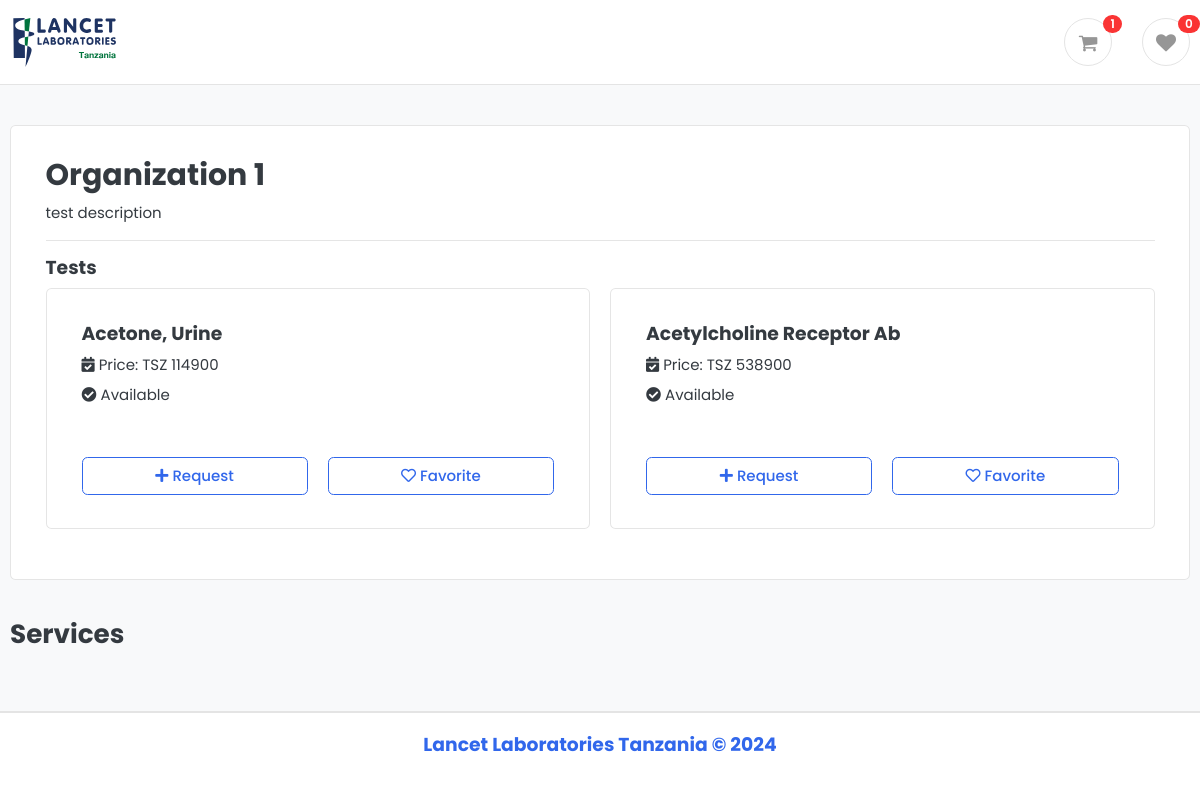
The page /organisation/1/ on the database its author committed.
### main/models.py (models this page shows, shortened)
class Organization(models.Model):
    name = models.CharField(max_length=100)
    description = models.TextField()
    admin = models.ForeignKey(User, on_delete=models.CASCADE)
    members = models.ManyToManyField(User, related_name='members')
    base_cost = models.FloatField(default=0)
    base_cost_currency = models.CharField(max_length=20, default='TSZ')
    cost_per_km = models.FloatField(default=0)
    created_at = models.DateTimeField(auto_now_add=True)
    updated_at = models.DateTimeField(auto_now=True)

class Test(models.Model):
    organization = models.ForeignKey(Organization, on_delete=models.CASCADE)
    name = models.CharField(max_length=100)
    billing_code = models.CharField(max_length=100)
    tz_std_tariff = models.IntegerField(default=0)
    sample_type = models.CharField(max_length=100)
    tat = models.CharField(max_length=100)
    tat_unit = models.CharField(max_length=100)
    available = models.BooleanField(default=True)
    created_at = models.DateTimeField(auto_now_add=True)
    updated_at = models.DateTimeField(auto_now=True)

### main/views.py (the view)
# urls.py: path("organisation/<int:id>/", views.organisation, name="organisation"),
def organisation(request, id):
    org = Organization.objects.get(id=id)
    context = {
        'org': org
    }
    return render(request, "main/organisation.html", context)

### main/context_processors.py (called while the page is built)
def orgs(request):
    orgs = Organization.objects.all()[:50]
    return {'orgs': orgs}

### templates/main/organisation.html (shortened to what this page needs)
{% extends "include/base.html" %}
{% load static %}
{% block content %}
<section class="section-content padding-y bg">
    <div class="container">
        <div class="card">
            <div class="row no-gutters">
                <main class="col-12 ">
                    <article class="content-body">
                        <h2 class="title">
                            {{org.name}}
                        </h2>
                        <div>
                            {{org.description}}
                        </div>
                        <hr />
                        <h5>Tests</h5>
                        <div class="row">
                            {% for test in org.test_set.all %}
                                {% include "components/test.html" %}
                            {% endfor %}
                        </div>
                    </article>
                </main>
            </div>
        </div>
        <br />
        <div class="row">
            <div class="col-md-9">
                <header class="section-heading">
                    <h3>Services</h3>
                </header>
            </div>
        </div>
    </div>
</section>
{% endblock %}

### templates/components/test.html (shortened to what this page needs)
<div class="col-md-6">
        <div class="card p-3 card-product-grid">
            <figcaption class="info-wrap h-100">
                <div style="min-height: 120px">
                    <h5 class="title"> {{ test.name }} </h5>
                    <div class=" mt-2">
                        <i class="fas fa-calendar-check"></i>
                        Price: TSZ {{ test.tz_std_tariff }}
                    </div>
                    <div class=" mt-2">
                        {% if test.available %}
                            <i class="fas fa-check-circle"></i>
                            Available
                        {% else %}
                            <i class="fas fa-times-circle"></i>
                            Not available
                        {% endif %}
                    </div>
                </div>
                <div class="row align-items-center mt-3">
                    <a class="col-md-6" href="{% url "add_request" test.id %}">
                        <button class="btn btn-outline-primary w-100">
                            <i class="fas fa-plus"></i>
                            Request</button>
                    </a>
                    <a class="col-md-6" href="{% url "favorite_add" test.id %}">
                        <button class="btn btn-outline-primary w-100">
                            <i class="far fa-heart"></i>
                            Favorite</button>
                    </a>
                </div>
            </figcaption>
        </div>
</div>

### static/css/ui.css (style rules this page uses)
html { font-family: "Inter", sans-serif; font-size: 15px; }
.content-body { flex: 1 1 auto; padding: 2rem 2.3rem; }
.padding-y { padding-top: 40px; padding-bottom: 40px; }
article:after, .form-group:after { display: block; clear: both; content: ""; }
.bg { background-color: #f8f9fa; }
.section-heading { margin-bottom: 20px; margin-top: 15px; }
.card-product-grid { margin-bottom: 20px; }
.card-product-grid .info-wrap { overflow: hidden; padding: 18px 20px; }

### static/css/custom.css (style rules this page uses)
* { font-family: "Poppins", sans-serif; }

### rows shown on the page
Organization: name "Organization 1", description "test description"
Test: name "Acetone, Urine", tz_std_tariff "114900", available True (drawn)
Test: name "Acetylcholine Receptor Ab", tz_std_tariff "538900", available True (drawn)

### other values the page prints
{{ request_count }} "1"
{{ favorite_count }} "0"
